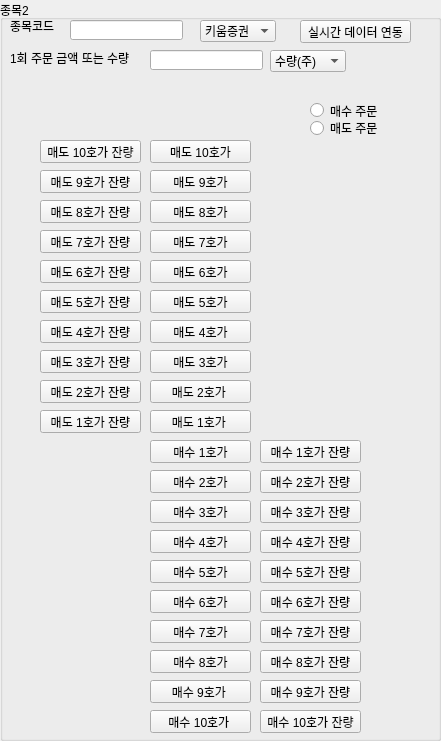
   <widget class="QGroupBox" name="groupBox_2">
    <property name="geometry">
     <rect>
      <x>470</x>
      <y>30</y>
      <width>441</width>
      <height>741</height>
     </rect>
    </property>
    <property name="title">
     <string>종목2</string>
    </property>
    <widget class="QLabel" name="label_3">
     <property name="geometry">
      <rect>
       <x>10</x>
       <y>20</y>
       <width>56</width>
       <height>12</height>
      </rect>
     </property>
     <property name="text">
      <string>종목코드</string>
     </property>
    </widget>
    <widget class="QLineEdit" name="lineEdit_3">
     <property name="geometry">
      <rect>
       <x>70</x>
       <y>20</y>
       <width>113</width>
       <height>20</height>
      </rect>
     </property>
    </widget>
    <widget class="QLineEdit" name="lineEdit_4">
     <property name="geometry">
      <rect>
       <x>150</x>
       <y>50</y>
       <width>113</width>
       <height>20</height>
      </rect>
     </property>
    </widget>
    <widget class="QLabel" name="label_4">
     <property name="geometry">
      <rect>
       <x>10</x>
       <y>50</y>
       <width>141</width>
       <height>16</height>
      </rect>
     </property>
     <property name="text">
      <string>1회 주문 금액 또는 수량</string>
     </property>
    </widget>
    <widget class="QRadioButton" name="radioButton_3">
     <property name="geometry">
      <rect>
       <x>310</x>
       <y>100</y>
       <width>101</width>
       <height>21</height>
      </rect>
     </property>
     <property name="text">
      <string>매수 주문</string>
     </property>
    </widget>
    <widget class="QRadioButton" name="radioButton_4">
     <property name="geometry">
      <rect>
       <x>310</x>
       <y>120</y>
       <width>90</width>
       <height>16</height>
      </rect>
     </property>
     <property name="text">
      <string>매도 주문</string>
     </property>
    </widget>
    <widget class="QComboBox" name="comboBox_2">
     <property name="geometry">
      <rect>
       <x>270</x>
       <y>50</y>
       <width>76</width>
       <height>22</height>
      </rect>
     </property>
     <item>
      <property name="text">
       <string>수량(주)</string>
      </property>
     </item>
     <item>
      <property name="text">
       <string>금액(원)</string>
      </property>
     </item>
     <item>
      <property name="text">
       <string>금액(달러)</string>
      </property>
     </item>
    </widget>
    <widget class="QPushButton" name="pushButton_42">
     <property name="geometry">
      <rect>
       <x>40</x>
       <y>140</y>
       <width>101</width>
       <height>23</height>
      </rect>
     </property>
     <property name="text">
      <string>매도 10호가 잔량</string>
     </property>
    </widget>
    <widget class="QPushButton" name="pushButton_43">
     <property name="geometry">
      <rect>
       <x>40</x>
       <y>170</y>
       <width>101</width>
       <height>23</height>
      </rect>
     </property>
     <property name="text">
      <string>매도 9호가 잔량</string>
     </property>
    </widget>
    <widget class="QPushButton" name="pushButton_44">
     <property name="geometry">
      <rect>
       <x>40</x>
       <y>200</y>
       <width>101</width>
       <height>23</height>
      </rect>
     </property>
     <property name="text">
      <string>매도 8호가 잔량</string>
     </property>
    </widget>
    <widget class="QPushButton" name="pushButton_45">
     <property name="geometry">
      <rect>
       <x>40</x>
       <y>230</y>
       <width>101</width>
       <height>23</height>
      </rect>
     </property>
     <property name="text">
      <string>매도 7호가 잔량</string>
     </property>
    </widget>
    <widget class="QPushButton" name="pushButton_46">
     <property name="geometry">
      <rect>
       <x>40</x>
       <y>260</y>
       <width>101</width>
       <height>23</height>
      </rect>
     </property>
     <property name="text">
      <string>매도 6호가 잔량</string>
     </property>
    </widget>
    <widget class="QPushButton" name="pushButton_47">
     <property name="geometry">
      <rect>
       <x>40</x>
       <y>290</y>
       <width>101</width>
       <height>23</height>
      </rect>
     </property>
     <property name="text">
      <string>매도 5호가 잔량</string>
     </property>
    </widget>
    <widget class="QPushButton" name="pushButton_48">
     <property name="geometry">
      <rect>
       <x>40</x>
       <y>320</y>
       <width>101</width>
       <height>23</height>
      </rect>
     </property>
     <property name="text">
      <string>매도 4호가 잔량</string>
     </property>
    </widget>
    <widget class="QPushButton" name="pushButton_49">
     <property name="geometry">
      <rect>
       <x>40</x>
       <y>350</y>
       <width>101</width>
       <height>23</height>
      </rect>
     </property>
     <property name="text">
      <string>매도 3호가 잔량</string>
     </property>
    </widget>
    <widget class="QPushButton" name="pushButton_50">
     <property name="geometry">
      <rect>
       <x>40</x>
       <y>380</y>
       <width>101</width>
       <height>23</height>
      </rect>
     </property>
     <property name="text">
      <string>매도 2호가 잔량</string>
     </property>
    </widget>
    <widget class="QPushButton" name="pushButton_51">
     <property name="geometry">
      <rect>
       <x>40</x>
       <y>410</y>
       <width>101</width>
       <height>23</height>
      </rect>
     </property>
     <property name="text">
      <string>매도 1호가 잔량</string>
     </property>
    </widget>
    <widget class="QPushButton" name="pushButton_52">
     <property name="geometry">
      <rect>
       <x>150</x>
       <y>410</y>
       <width>101</width>
       <height>23</height>
      </rect>
     </property>
     <property name="text">
      <string>매도 1호가 </string>
     </property>
    </widget>
    <widget class="QPushButton" name="pushButton_53">
     <property name="geometry">
      <rect>
       <x>150</x>
       <y>380</y>
       <width>101</width>
       <height>23</height>
      </rect>
     </property>
     <property name="text">
      <string>매도 2호가 </string>
     </property>
    </widget>
    <widget class="QPushButton" name="pushButton_54">
     <property name="geometry">
      <rect>
       <x>150</x>
       <y>350</y>
       <width>101</width>
       <height>23</height>
      </rect>
     </property>
     <property name="text">
      <string>매도 3호가</string>
     </property>
    </widget>
    <widget class="QPushButton" name="pushButton_55">
     <property name="geometry">
      <rect>
       <x>150</x>
       <y>290</y>
       <width>101</width>
       <height>23</height>
      </rect>
     </property>
     <property name="text">
      <string>매도 5호가</string>
     </property>
    </widget>
    <widget class="QPushButton" name="pushButton_56">
     <property name="geometry">
      <rect>
       <x>150</x>
       <y>320</y>
       <width>101</width>
       <height>23</height>
      </rect>
     </property>
     <property name="text">
      <string>매도 4호가</string>
     </property>
    </widget>
    <widget class="QPushButton" name="pushButton_57">
     <property name="geometry">
      <rect>
       <x>150</x>
       <y>260</y>
       <width>101</width>
       <height>23</height>
      </rect>
     </property>
     <property name="text">
      <string>매도 6호가</string>
     </property>
    </widget>
    <widget class="QPushButton" name="pushButton_58">
     <property name="geometry">
      <rect>
       <x>150</x>
       <y>230</y>
       <width>101</width>
       <height>23</height>
      </rect>
     </property>
     <property name="text">
      <string>매도 7호가</string>
     </property>
    </widget>
    <widget class="QPushButton" name="pushButton_59">
     <property name="geometry">
      <rect>
       <x>150</x>
       <y>140</y>
       <width>101</width>
       <height>23</height>
      </rect>
     </property>
     <property name="text">
      <string>매도 10호가</string>
     </property>
    </widget>
    <widget class="QPushButton" name="pushButton_60">
     <property name="geometry">
      <rect>
       <x>150</x>
       <y>170</y>
       <width>101</width>
       <height>23</height>
      </rect>
     </property>
     <property name="text">
      <string>매도 9호가</string>
     </property>
    </widget>
    <widget class="QPushButton" name="pushButton_61">
     <property name="geometry">
      <rect>
       <x>150</x>
       <y>200</y>
       <width>101</width>
       <height>23</height>
      </rect>
     </property>
     <property name="text">
      <string>매도 8호가</string>
     </property>
    </widget>
    <widget class="QPushButton" name="pushButton_62">
     <property name="geometry">
      <rect>
       <x>150</x>
       <y>500</y>
       <width>101</width>
       <height>23</height>
      </rect>
     </property>
     <property name="text">
      <string>매수 3호가</string>
     </property>
    </widget>
    <widget class="QPushButton" name="pushButton_63">
     <property name="geometry">
      <rect>
       <x>150</x>
       <y>560</y>
       <width>101</width>
       <height>23</height>
      </rect>
     </property>
     <property name="text">
      <string>매수 5호가</string>
     </property>
    </widget>
    <widget class="QPushButton" name="pushButton_64">
     <property name="geometry">
      <rect>
       <x>150</x>
       <y>530</y>
       <width>101</width>
       <height>23</height>
      </rect>
     </property>
     <property name="text">
      <string>매수 4호가</string>
     </property>
    </widget>
    <widget class="QPushButton" name="pushButton_65">
     <property name="geometry">
      <rect>
       <x>260</x>
       <y>530</y>
       <width>101</width>
       <height>23</height>
      </rect>
     </property>
     <property name="text">
      <string>매수 4호가 잔량</string>
     </property>
    </widget>
    <widget class="QPushButton" name="pushButton_66">
     <property name="geometry">
      <rect>
       <x>260</x>
       <y>470</y>
       <width>101</width>
       <height>23</height>
      </rect>
     </property>
     <property name="text">
      <string>매수 2호가 잔량</string>
     </property>
    </widget>
    <widget class="QPushButton" name="pushButton_67">
     <property name="geometry">
      <rect>
       <x>260</x>
       <y>650</y>
       <width>101</width>
       <height>23</height>
      </rect>
     </property>
     <property name="text">
      <string>매수 8호가 잔량</string>
     </property>
    </widget>
    <widget class="QPushButton" name="pushButton_68">
     <property name="geometry">
      <rect>
       <x>150</x>
       <y>650</y>
       <width>101</width>
       <height>23</height>
      </rect>
     </property>
     <property name="text">
      <string>매수 8호가</string>
     </property>
    </widget>
    <widget class="QPushButton" name="pushButton_69">
     <property name="geometry">
      <rect>
       <x>150</x>
       <y>710</y>
       <width>101</width>
       <height>23</height>
      </rect>
     </property>
     <property name="text">
      <string>매수 10호가 </string>
     </property>
    </widget>
    <widget class="QPushButton" name="pushButton_70">
     <property name="geometry">
      <rect>
       <x>260</x>
       <y>710</y>
       <width>101</width>
       <height>23</height>
      </rect>
     </property>
     <property name="text">
      <string>매수 10호가 잔량</string>
     </property>
    </widget>
    <widget class="QPushButton" name="pushButton_71">
     <property name="geometry">
      <rect>
       <x>150</x>
       <y>440</y>
       <width>101</width>
       <height>23</height>
      </rect>
     </property>
     <property name="text">
      <string>매수 1호가</string>
     </property>
    </widget>
    <widget class="QPushButton" name="pushButton_72">
     <property name="geometry">
      <rect>
       <x>260</x>
       <y>500</y>
       <width>101</width>
       <height>23</height>
      </rect>
     </property>
     <property name="text">
      <string>매수 3호가 잔량</string>
     </property>
    </widget>
    <widget class="QPushButton" name="pushButton_73">
     <property name="geometry">
      <rect>
       <x>260</x>
       <y>590</y>
       <width>101</width>
       <height>23</height>
      </rect>
     </property>
     <property name="text">
      <string>매수 6호가 잔량</string>
     </property>
    </widget>
    <widget class="QPushButton" name="pushButton_74">
     <property name="geometry">
      <rect>
       <x>150</x>
       <y>680</y>
       <width>101</width>
       <height>23</height>
      </rect>
     </property>
     <property name="text">
      <string>매수 9호가 </string>
     </property>
    </widget>
    <widget class="QPushButton" name="pushButton_75">
     <property name="geometry">
      <rect>
       <x>150</x>
       <y>620</y>
       <width>101</width>
       <height>23</height>
      </rect>
     </property>
     <property name="text">
      <string>매수 7호가</string>
     </property>
    </widget>
    <widget class="QPushButton" name="pushButton_76">
     <property name="geometry">
      <rect>
       <x>150</x>
       <y>590</y>
       <width>101</width>
       <height>23</height>
      </rect>
     </property>
     <property name="text">
      <string>매수 6호가</string>
     </property>
    </widget>
    <widget class="QPushButton" name="pushButton_77">
     <property name="geometry">
      <rect>
       <x>260</x>
       <y>560</y>
       <width>101</width>
       <height>23</height>
      </rect>
     </property>
     <property name="text">
      <string>매수 5호가 잔량</string>
     </property>
    </widget>
    <widget class="QPushButton" name="pushButton_78">
     <property name="geometry">
      <rect>
       <x>260</x>
       <y>440</y>
       <width>101</width>
       <height>23</height>
      </rect>
     </property>
     <property name="text">
      <string>매수 1호가 잔량</string>
     </property>
    </widget>
    <widget class="QPushButton" name="pushButton_79">
     <property name="geometry">
      <rect>
       <x>260</x>
       <y>620</y>
       <width>101</width>
       <height>23</height>
      </rect>
     </property>
     <property name="text">
      <string>매수 7호가 잔량</string>
     </property>
    </widget>
    <widget class="QPushButton" name="pushButton_80">
     <property name="geometry">
      <rect>
       <x>150</x>
       <y>470</y>
       <width>101</width>
       <height>23</height>
      </rect>
     </property>
     <property name="text">
      <string>매수 2호가</string>
     </property>
    </widget>
    <widget class="QPushButton" name="pushButton_81">
     <property name="geometry">
      <rect>
       <x>260</x>
       <y>680</y>
       <width>101</width>
       <height>23</height>
      </rect>
     </property>
     <property name="text">
      <string>매수 9호가 잔량</string>
     </property>
    </widget>
    <widget class="QPushButton" name="pushButton_82">
     <property name="geometry">
      <rect>
       <x>300</x>
       <y>20</y>
       <width>111</width>
       <height>23</height>
      </rect>
     </property>
     <property name="text">
      <string>실시간 데이터 연동</string>
     </property>
    </widget>
    <widget class="QComboBox" name="comboBox_6">
     <property name="geometry">
      <rect>
       <x>200</x>
       <y>20</y>
       <width>76</width>
       <height>22</height>
      </rect>
     </property>
     <item>
      <property name="text">
       <string>키움증권</string>
      </property>
     </item>
     <item>
      <property name="text">
       <string>한국투자증권</string>
      </property>
     </item>
     <item>
      <property name="text">
       <string>대신증권</string>
      </property>
     </item>
     <item>
      <property name="text">
       <string>빗썸</string>
      </property>
     </item>
     <item>
      <property name="text">
       <string>BIKA</string>
      </property>
     </item>
     <item>
      <property name="text">
       <string>Trading View</string>
      </property>
     </item>
    </widget>
   </widget>
